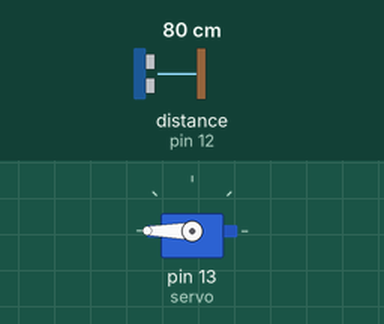
Simulated run of this sketch. Board: Arduino Uno, built with avr-gcc and run on an emulated ATmega328P. On the bench: servo. Wiring (inferred from the names in the program): ultrasonic range finder: trigger pin 11; echo pin 12. The inputs (shaded band) are chosen by the test bench; at power-on: distance to the obstacle (sensor on pin 12) 80 cm. The echo pulse lasts 58.3 µs per cm.

Above: at 2.8 s.
2.9 s: distance to the obstacle (sensor on pin 12) set to 120 cm
At 4.6 s:
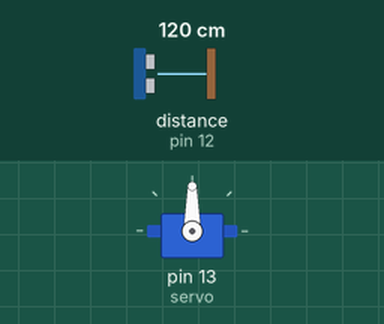
5.6 s: distance to the obstacle (sensor on pin 12) set to 2 cm
At 7.4 s:
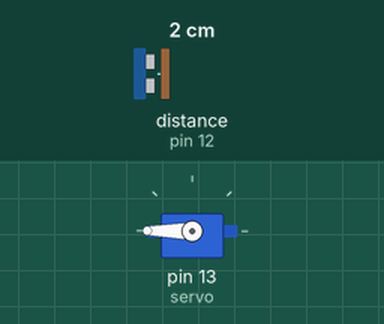
8.3 s: distance to the obstacle (sensor on pin 12) set to 250 cm
At 11.0 s:
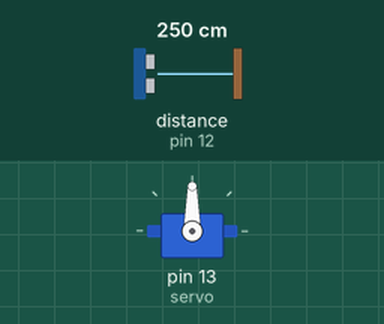
Timing chart, 0 to 12.5 s (numbered marks = the images above; inputs shaded):
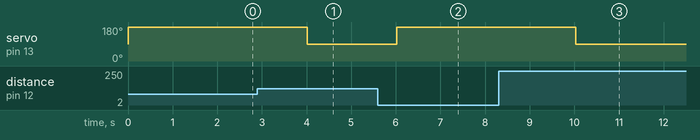

The sketch:

code.ino.ino
```cpp
#include <Servo.h>

// Define objects and constants
Servo servo;
const int trigPin = 11;
const int echoPin = 12;
const int distanceThreshold = 100; // Distance threshold in cm
long duration;
int distance;
const int delayTime = 2000; // Time delay in milliseconds (2 seconds)

void setup() {
  servo.attach(13);            // Attach servo to pin 13
  pinMode(trigPin, OUTPUT);    // Set trigPin as OUTPUT
  pinMode(echoPin, INPUT);     // Set echoPin as INPUT
}

void loop() {
  // Measure distance
  digitalWrite(trigPin, LOW);
  delayMicroseconds(2);
  digitalWrite(trigPin, HIGH);
  delayMicroseconds(10);
  digitalWrite(trigPin, LOW);

  duration = pulseIn(echoPin, HIGH);

  // Check for invalid duration and calculate distance
  if (duration > 0) {
    distance = duration * 0.034 / 2; // Convert duration to distance in cm
  } else {
    distance = 100; // Set to a default maximum distance if pulseIn times out
  }

  // Control servo based on distance with time delay
  if (distance >= distanceThreshold) {
    servo.write(90); // Move servo to 180°
    delay(delayTime); // Wait for specified delay time
  } else {
    servo.write(180); // Move servo to 90°
    delay(delayTime); // Wait for specified delay time
  }
}
```

Measured:
- after the input at 2.9 s, servo on pin 13 (servo): 180° → 90° after 1.1 s
- after the input at 5.6 s, servo on pin 13 (servo): 90° → 180° after 0.42 s
- after the input at 8.3 s, servo on pin 13 (servo): 180° → 90° after 1.7 s
